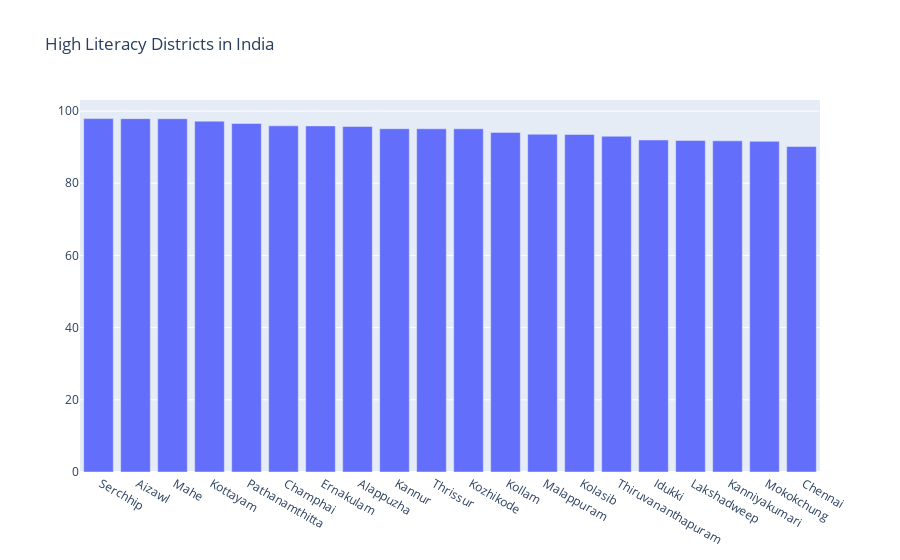

The notebook cell saved with this chart:
### Markdown cell above
#### Now lets do some visualizations shall we

### Code cell
import plotly.graph_objects as go

fig = go.Figure(
    data=[go.Bar(x = a['District'],
                 y = a['Literacy'])],
    layout_title_text="High Literacy Districts in India"
)

fig.show()

### Figure 1 — Plotly figure (JSON) as saved in the notebook; plotly's stock layout.template omitted (floating-point values rounded to 4 significant figures)
{"data": [{"type": "bar", "x": [" Serchhip", " Aizawl", " Mahe", " Kottayam", " Pathanamthitta", " Champhai", " Ernakulam", " Alappuzha", " Kannur", " Thrissur", " Kozhikode", " Kollam", " Malappuram", " Kolasib", " Thiruvananthapuram", " Idukki", " Lakshadweep", " Kanniyakumari", " Mokokchung", " Chennai"], "y": [97.91, 97.89, 97.87, 97.21, 96.55, 95.91, 95.89, 95.72, 95.1, 95.08, 95.08, 94.09, 93.57, 93.5, 93.02, 91.99, 91.85, 91.75, 91.62, 90.18]}], "layout": {"title": {"text": "High Literacy Districts in India"}}}
